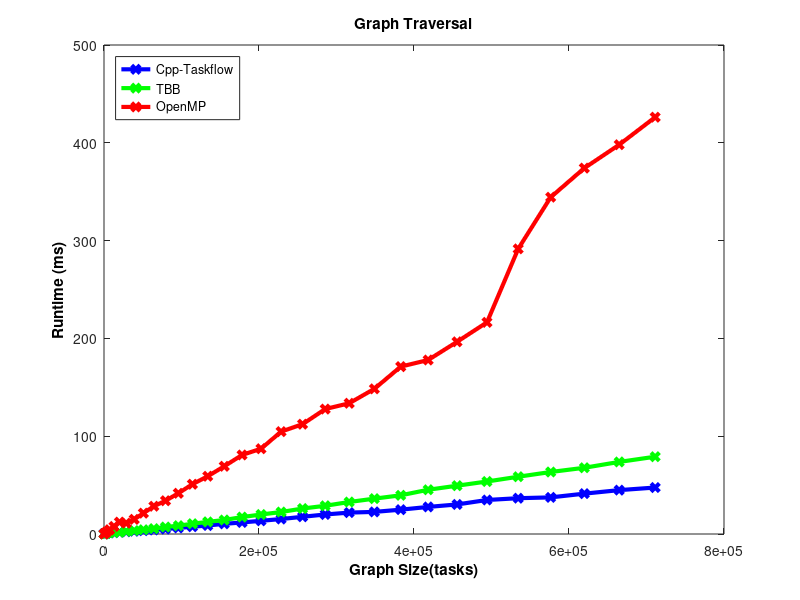

This chart was generated by the following MATLAB code:
%upload data
graph_traversal01_tf = load("graph_traversal01_tf.txt");
graph_traversal01_tbb = load("graph_traversal01_tbb.txt");
graph_traversal01_omp = load("graph_traversal01_omp.txt");

%plotting
plot(graph_traversal01_tf(:,1), graph_traversal01_tf(:,2), 'linewidth',3,'-xb',
    graph_traversal01_tbb(:,1), graph_traversal01_tbb(:,2), 'linewidth',3,'-xg',
    graph_traversal01_omp(:,1), graph_traversal01_omp(:,2), 'linewidth',3,'-xr');

xlabel('Graph Size(tasks)','Color','black','FontWeight','bold');
ylabel('Runtime (ms)','Color','black','FontWeight','bold');

title('Graph Traversal','Color','black','FontWeight','bold');
%'north', 'south', 'east', 'west', 'northeast', 'southeast', 'northwest', 'southwest'
legend('Cpp-Taskflow','TBB','OpenMP','Location','northwest');